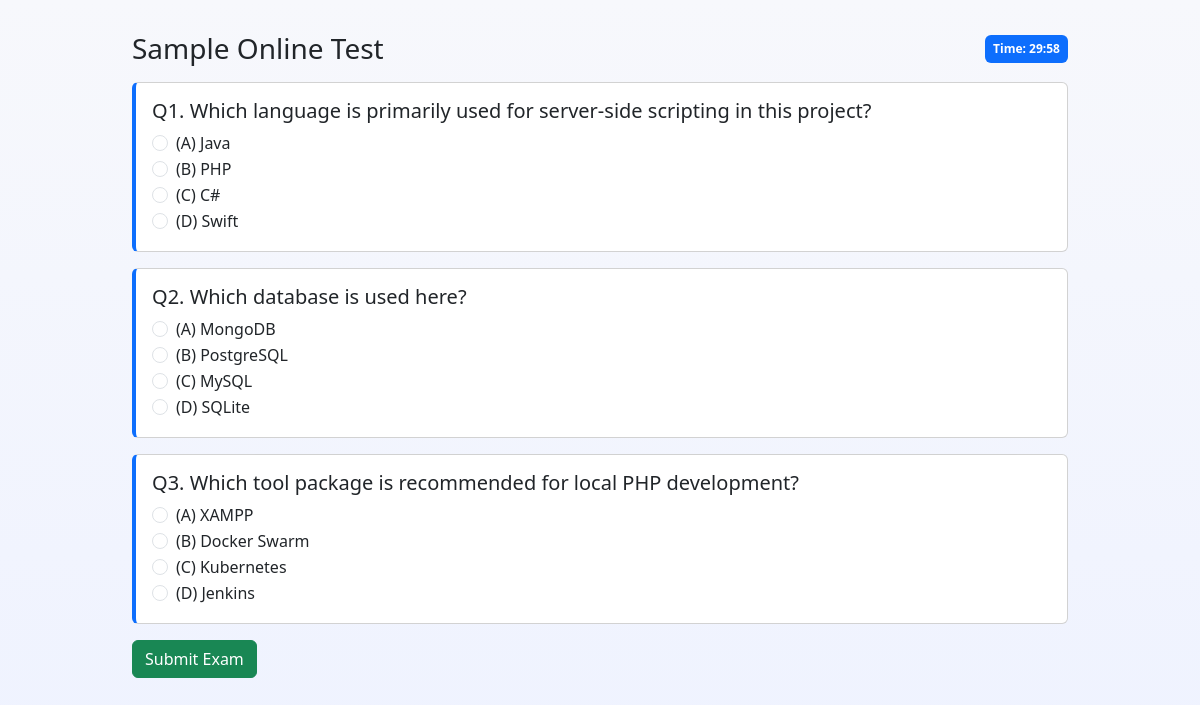
The app's page /exam.php?exam_id=1 (signed in) with its own data.
### tables this page shows
CREATE TABLE exams (
    id INT AUTO_INCREMENT PRIMARY KEY,
    title VARCHAR(120) NOT NULL,
    duration_minutes INT NOT NULL DEFAULT 30,
    start_time DATETIME NULL,
    end_time DATETIME NULL,
    created_at TIMESTAMP DEFAULT CURRENT_TIMESTAMP
);

CREATE TABLE questions (
    id INT AUTO_INCREMENT PRIMARY KEY,
    exam_id INT NOT NULL,
    question_text TEXT NOT NULL,
    option_a VARCHAR(255) NOT NULL,
    option_b VARCHAR(255) NOT NULL,
    option_c VARCHAR(255) NOT NULL,
    option_d VARCHAR(255) NOT NULL,
    correct_option ENUM('A','B','C','D') NOT NULL,
    created_at TIMESTAMP DEFAULT CURRENT_TIMESTAMP,
    FOREIGN KEY (exam_id) REFERENCES exams(id) ON DELETE CASCADE
);

### public/exam.php (the view, shortened to what this page needs)
<?php
require_once __DIR__ . '/../config/database.php';
$examId = (int) ($_GET['exam_id'] ?? 0);
$stmt = $pdo->prepare('SELECT id, title, duration_minutes FROM exams WHERE id = :id LIMIT 1');
$stmt->execute(['id' => $examId]);
$exam = $stmt->fetch();
$qStmt = $pdo->prepare('SELECT id, question_text, option_a, option_b, option_c, option_d FROM questions WHERE exam_id = :exam_id ORDER BY id');
$qStmt->execute(['exam_id' => $examId]);
$questions = $qStmt->fetchAll();
?>
<!doctype html>
<html lang="en">
<head>
    <link href="https://cdn.jsdelivr.net/npm/bootstrap@5.3.3/dist/css/bootstrap.min.css" rel="stylesheet">
    <link href="../assets/css/style.css" rel="stylesheet">
</head>
<body>
<div class="page-shell container">
    <div class="d-flex justify-content-between align-items-center mb-3">
        <h3 class="mb-0"><?php echo htmlspecialchars((string) $exam['title']); ?></h3>
        <span class="badge bg-primary p-2">Time: <span id="timer"></span></span>
    </div>
    <form method="post" action="submit_exam.php" id="examForm">
        <?php foreach ($questions as $index => $question): ?>
            <div class="card p-3 mb-3 question-card">
                <h5>Q<?php echo $index + 1; ?>. <?php echo htmlspecialchars((string) $question['question_text']); ?></h5>
                <?php foreach (['A', 'B', 'C', 'D'] as $option): ?>
                    <div class="form-check">
                        <input class="form-check-input" type="radio" name="answers[<?php echo (int) $question['id']; ?>]" value="<?php echo $option; ?>" id="q<?php echo (int) $question['id'] . $option; ?>">
                        <label class="form-check-label" for="q<?php echo (int) $question['id'] . $option; ?>">
                            (<?php echo $option; ?>) <?php echo htmlspecialchars((string) $question['option_' . strtolower($option)]); ?>
                        </label>
                    </div>
                <?php endforeach; ?>
            </div>
        <?php endforeach; ?>
        <button class="btn btn-success" type="submit">Submit Exam</button>
    </form>
</div>
</body>
</html>

### assets/css/style.css (style rules this page uses)
body { font-family: 'Segoe UI', Tahoma, Geneva, Verdana, sans-serif; background: linear-gradient(180deg, #f7f8fc 0%, #eef2ff 100%); min-height: 100vh; }
.page-shell { max-width: 960px; margin: 2rem auto; }
.question-card { border-left: 4px solid #0d6efd; }

### records on screen
exams: title "Sample Online Test"
questions: question_text "Which language is primarily used for server-side scripting in this project?", option "A", option_a "Java", option "B", option_b "PHP", option "C", option_c "C#", option "D", option_d "Swift"
questions: question_text "Which database is used here?", option "A", option_a "MongoDB", option "B", option_b "PostgreSQL", option "C", option_c "MySQL", option "D", option_d "SQLite"
questions: question_text "Which tool package is recommended for local PHP development?", option "A", option_a "XAMPP", option "B", option_b "Docker Swarm", option "C", option_c "Kubernetes", option "D", option_d "Jenkins"
